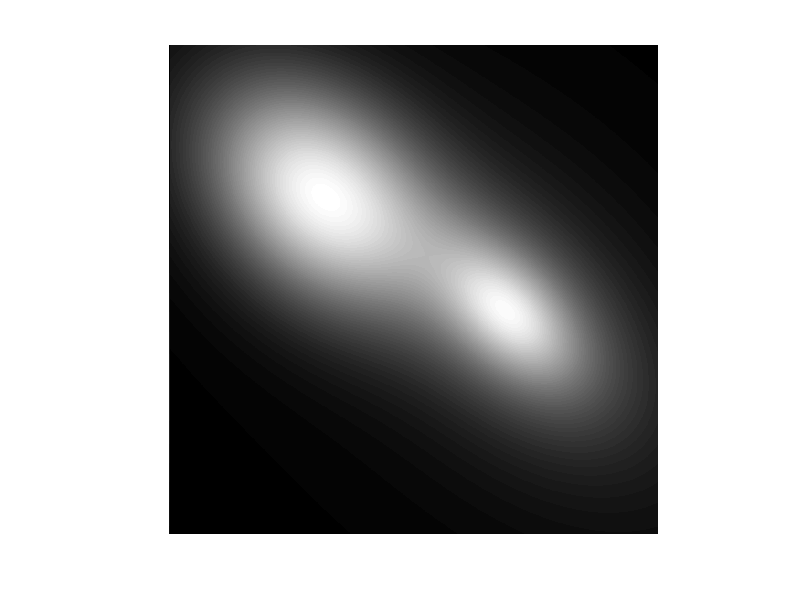

The MATLAB source for this figure: (Note: this script raises an error after producing the figure.)
%clear; close all; clc;

imageSize = 1024;
k=imageSize/1024;
center = [imageSize/2, imageSize/2];
[X, Y] = meshgrid(1:imageSize, 1:imageSize);
 
mu_c = center+[200,50]*k;
gamma_c = [200, 200]*k;                
rho_c = 0.5;                        
 
x_c = (X - mu_c(1)) / gamma_c(1);
y_c = (Y - mu_c(2)) / gamma_c(2);
Z_cauchy = 1 ./ (2*pi*sqrt(1-rho_c^2)) .* ...
           1 ./ (1 + (x_c.^2 - 2*rho_c*x_c.*y_c + y_c.^2)/(1-rho_c^2)).^(3/2);
Z_cauchy = Z_cauchy / sum(Z_cauchy(:));  

mu_g = center-[200,200]*k;
sigma_g = [30000, 10000; 20000, 30000]*k^2; 
 
x_g = X - mu_g(1);
y_g = Y - mu_g(2);
sigma_inv = inv(sigma_g);
Z_gauss = exp(-0.5 * (sigma_inv(1,1)*x_g.^2 + 2*sigma_inv(1,2)*x_g.*y_g + sigma_inv(2,2)*y_g.^2)); 

Z_gauss=Z_gauss/(sum(sum(Z_gauss)));

Z = (Z_cauchy + Z_gauss)/2;

Z = Z / max(Z(:));  
cauchyImage = uint8(Z * 255);
Z=Z/(sum(sum(Z)));
filename = 'cauchygauss.mat';
save(filename, 'Z');
figure('Position', [100, 100, 800, 800]);
imshow(cauchyImage);
%title('Test Measure: 2D Cauchy Distribution (1024x1024)', 'FontSize', 14);
colormap('parula');  
%colorbar;
% imwrite(cauchyImage, 'cauchy_1024.png');
 
